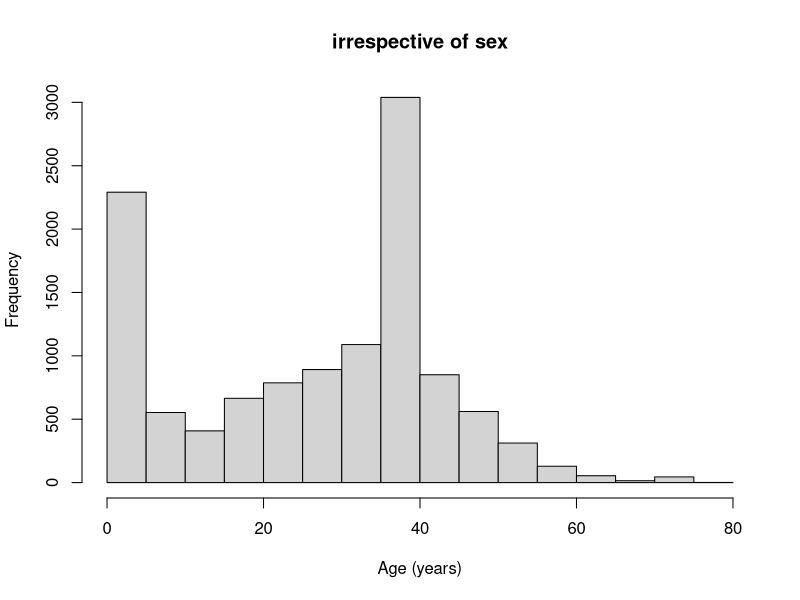
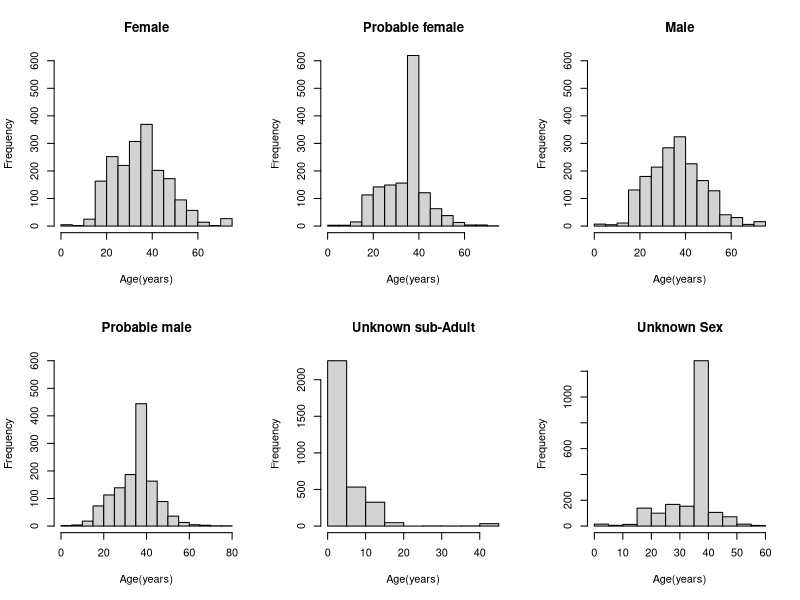
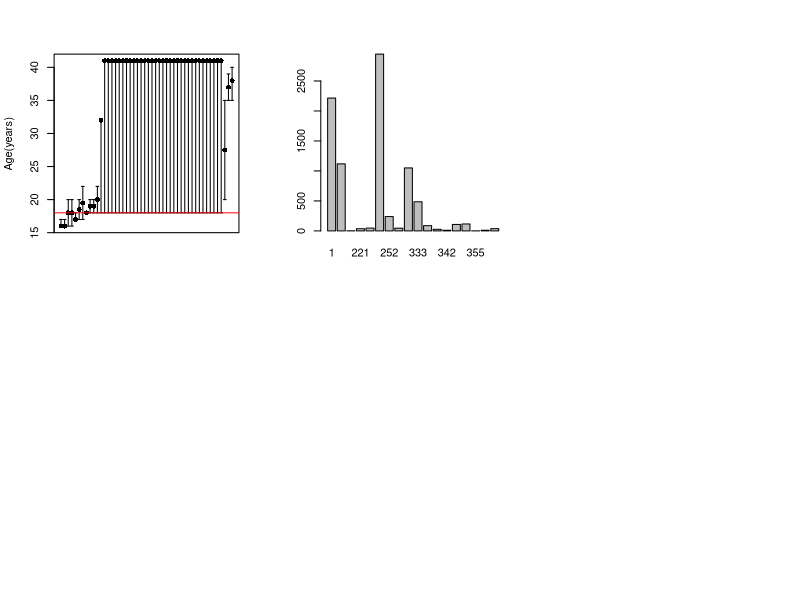
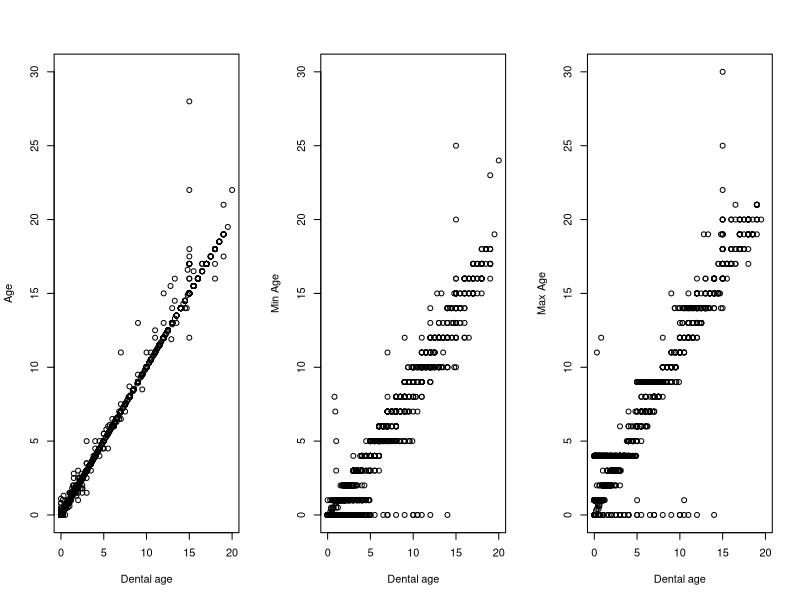
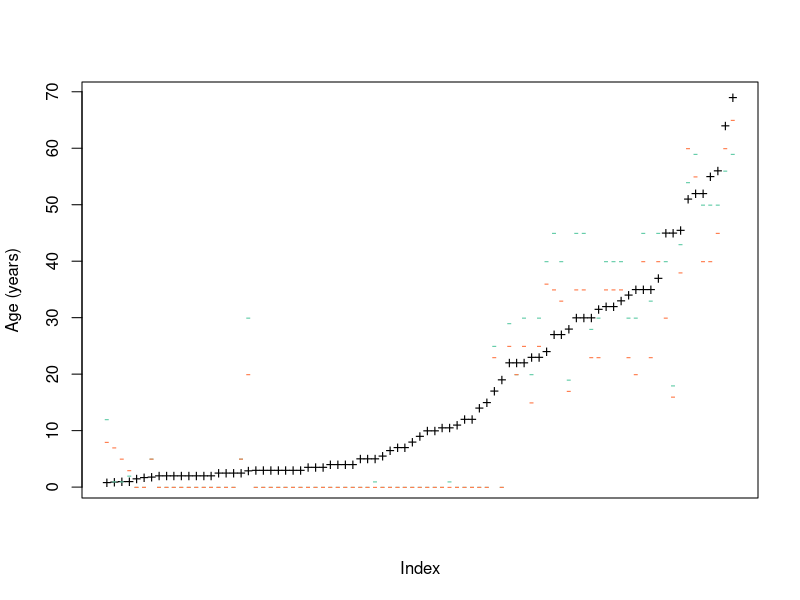
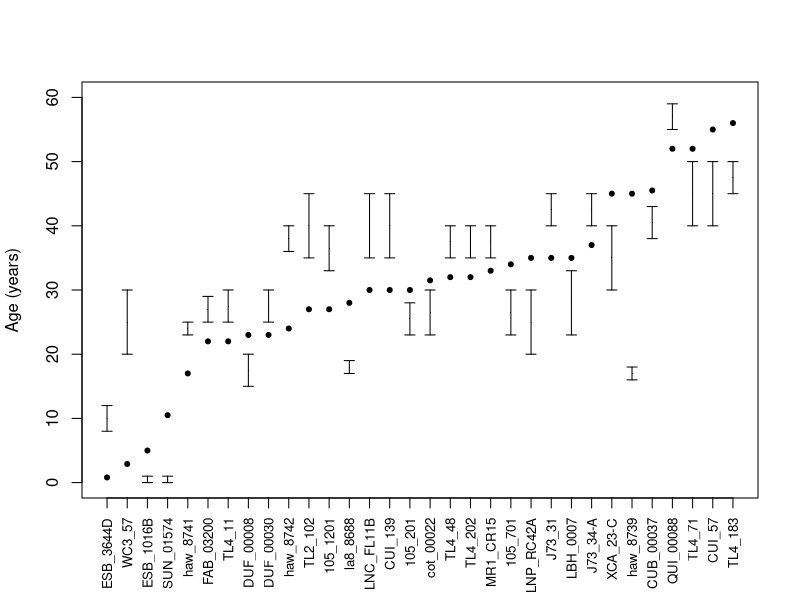
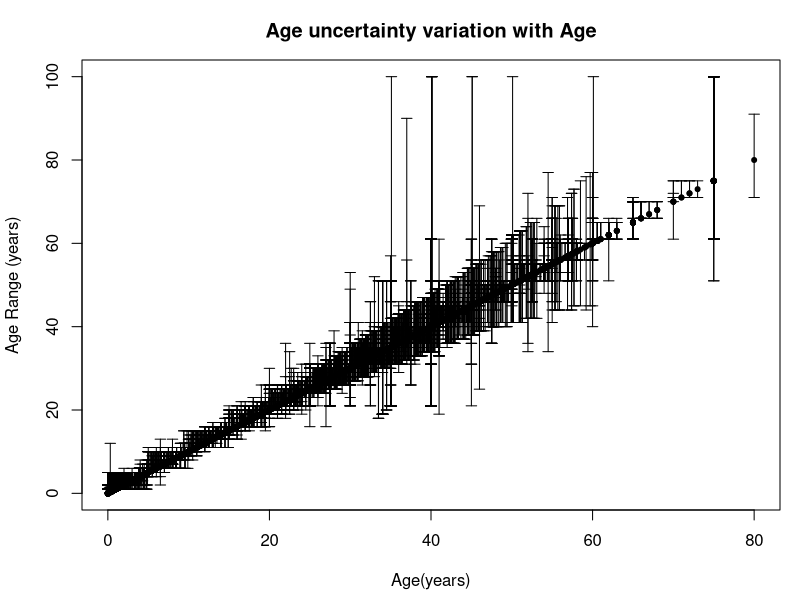
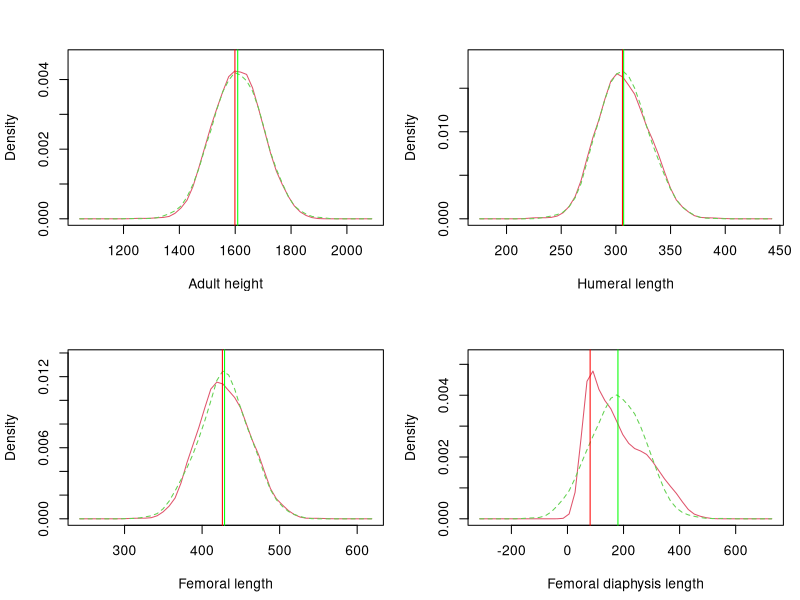

These charts were generated, in order, by the following R code:
## ---- chunk 1
library(knitr)
## ---- chunk 2
cols<-read.table("data/cols.txt",colClasses="character");cols<-as.character(cols[2,])
HIdata<-read.table("data/HIdata.txt",header=TRUE,colClasses=cols)
## ---- chunk 3
hist(HIdata$Age, xlab="Age (years)",main="irrespective of sex")
par(mfrow=c(2,3))
hist(HIdata$Age[HIdata$Sex==1],main="Female",xlab="Age(years)",ylim=c(0,600))
hist(HIdata$Age[HIdata$Sex==2],main="Probable female",xlab="Age(years)",ylim=c(0,600))
hist(HIdata$Age[HIdata$Sex==3],main="Male",xlab="Age(years)",ylim=c(0,600))
hist(HIdata$Age[HIdata$Sex==4],main="Probable male",xlab="Age(years)",ylim=c(0,600))
hist(HIdata$Age[HIdata$Sex==5],main="Unknown sub-Adult",xlab="Age(years)")
hist(HIdata$Age[HIdata$Sex==6],main="Unknown Sex",xlab="Age(years)")
## ---- chunk 4
#select problematic data
Age<-HIdata[,c("Age","MinAge","MaxAge","cID","Sex")]
Age<-Age[Age$Sex=="5",];Age<-Age[!(is.na(Age$Age)),] 
Issue<-Age[Age$Age>15,]

#Look at those with no MinAge
UnknownMin<-Issue[is.na(Issue$MinAge),]
UnknownMin$Age
## ---- chunk 5
#Look at those with ranges where the minimum age is over 15
Issue<-Issue[!(Issue$cID %in% UnknownMin$cID),]
Issue<-Issue[Issue$MinAge>15,];I<-Issue

#create a plot
library(Hmisc)
for (i in 1:length(Issue[,1])){if(is.na(Issue$MaxAge[i])){Issue$MaxAge[i]<-Issue$Age[i]}}
Issue<-Issue[order(Issue$MinAge,Issue$MaxAge),];n<-length(Issue$cID)
errbar(x=1:n, y= Issue$Age, yplus=Issue$MaxAge, yminus=Issue$MinAge,xaxt='n',ylab="Age(years)",xlab="")
abline(h=18, col="red")# red line at 18 years old
## ---- chunk 6
Issue<-I
Not5<-c("301_28001","TL2_208","BU1_5002","SA2_512B",Issue[is.na(Issue$MaxAge),"cID"])
Issues<-data.frame(ID=Not5, issue=rep("Not sex 5"))
## ---- chunk 7
TooYoung<-HIdata[,c("cID","Sex","Age","MinAge","MaxAge")]
TooYoung<-TooYoung[TooYoung$Age<=15,]; TooYoung<-TooYoung[!(is.na(TooYoung$Age)),]
S<-summary(TooYoung$Sex)
S
## ---- chunk 8
TooYoung<-TooYoung[TooYoung$Sex!=5,]
TooYoung<-data.frame(ID=TooYoung$cID, issue=rep("too young to sex"))
Issues<-rbind(Issues,TooYoung)
## ---- chunk 9
plot(HIdata$SOC)
## ---- chunk 10
ID<-HIdata[,c("cID","SOC")];ID<-ID[!(is.na(HIdata$SOC)),];ID<-ID[ID$SOC=="1",]
singledigit<-data.frame(ID=ID$cID,issue=rep("Single digit social code"))
Issues<-rbind(Issues,singledigit)
## ---- chunk 11
par(mfrow=c(1,3))
plot(HIdata$DentalAge, HIdata$Age,
         xlab="Dental age", ylab="Age",ylim=c(0,30))
plot(HIdata$DentalAge, HIdata$MinAge,
    xlab="Dental age", ylab="Min Age",ylim=c(0,30))
plot(HIdata$DentalAge, HIdata$MaxAge,
      xlab="Dental age", ylab="Max Age",ylim=c(0,30))
## ---- chunk 12
Age<-HIdata[,c("cID","Age","MaxAge","MinAge")]
Age$Range<-Age$MaxAge-Age$MinAge
Age<-Age[!(is.na(Age$Range)),]

summary(Age$Range)
## ---- chunk 13
LowMax<-Age[Age$Range<0,]
LowMax<-data.frame(ID=LowMax$cID, issue=rep("MaxAge lower than MinAge"))
Issues<-rbind(Issues,LowMax)
## ---- chunk 14
Age$inrange<-Age$Age<=Age$MaxAge & Age$Age>=Age$MinAge
summary(Age$inrange)
## ---- chunk 15
OutRange<-Age[Age$inrange==FALSE,]; OutRange<-OutRange[!(is.na(OutRange$inrange)),]
## ---- chunk 16
NoAge<-Age[is.na(Age$Age),"cID"]; NoAge<-data.frame(ID=NoAge, issue=rep("Max and Min but no Age"))
Issues<-rbind(Issues,NoAge)
## ---- chunk 17
OutRange$Extended<-OutRange$Age<=(OutRange$MaxAge +1) & OutRange$Age>=(OutRange$MinAge-1)
summary(OutRange$Extended)
## ---- chunk 18
OR<-OutRange[OutRange$Extended==FALSE,]
OR<-OR[order(OR$Age),]
par(mfrow=c(1,1))
plot(OR$Age,ylab="Age (years)",xaxt="n",pch="+")
points(y=OR$MaxAge, x=1:85, pch="-",col="aquamarine3")
points(y=OR$MinAge, x=1:85, pch="-", col="coral")
## ---- chunk 19
Zero<-OR;Zero<-Zero[Zero$MaxAge==0,]
Zero<-data.frame(ID=Zero$cID, issue=rep("Min and Max age should be NA"))
Issues<-rbind(Issues,Zero)

OR<-OR[OR$MaxAge!=0,]
OR<-OR[OR$Range>0,]
## ---- chunk 20

plot(OR$Age, ylab="Age (years)",xlab=NA,xaxt="n",pch=20, ylim=c(0,60))
axis(side=1,at=1:32,labels=OR$cID, las=2,cex.axis=0.8)

OR$mid<-(OR$MaxAge+OR$MinAge)/2
errbar(x=1:32, y= OR$mid, yplus=OR$MaxAge, yminus=OR$MinAge, add=TRUE, pch=".")

## ---- chunk 21
OR<-data.frame(ID=OR$cID, issue=rep("age outside age range"))
Issues<-rbind(Issues,OR)
## ---- chunk 22
Age<-Age[!(is.na(Age$Age)),]; Age<-Age[Age$Range>=0,]
Age$Extended<-Age$Age<=(Age$MaxAge +1) & Age$Age>=(Age$MinAge-1)
Age<-Age[Age$Extended==TRUE,]
Age<-Age[order(Age$Age),]
par(mar=c(4.5,4.1,3,1))
errbar(x=Age$Age,y=Age$Age,yplus=Age$MaxAge+1,yminus=Age$MinAge+1,
       ylab="Age Range (years)",xlab="Age(years)",pch=20)
title(main="Age uncertainty variation with Age")
## ---- chunk 23
NormalDensityComp<-function(x,lab){
  x<-x[!(is.na(x))]
  density<-density(x)
  mean<-mean(x)
  norm<-rnorm(length(x),mean=mean(x),sd=sd(x))
  norm<-data.frame(value=norm,group="Theoretical Normal")
  x<-data.frame(value=x,group=lab)
  x<-rbind(x,norm)
  library(sm)
  sm.density.compare(x$value,x$group,xlab=lab)
  abline(v=mean,col="green")
  abline(v=density$x[which.max(density$y)],col="red")
}
## ---- chunk 24
par(mfrow=c(2,2))
NormalDensityComp(HIdata$HEIGT,"Adult height")
NormalDensityComp(HIdata$HLEN,"Humeral length")
NormalDensityComp(HIdata$FLEN,"Femoral length")
NormalDensityComp(HIdata$FDIAP,"Femoral diaphysis length")

NormalDensityComp(HIdata$FMIDA,"Femur Anterior-posterior diameter")
NormalDensityComp(HIdata$FMIDM,"Femur medio-lateral diameter")
NormalDensityComp(HIdata$HCIR,"Humeral circumference")

## ---- chunk 25
plot(HIdata$FDIAP[!(is.na(HIdata$FDIAP))],HIdata$Age[!(is.na(HIdata$FDIAP))], 
     xlab="FDIAP (mm)",ylab="Age (years)")
## ---- chunk 26
Growth<-HIdata[,c("Age","FDIAP","cID","MinAge")]
Growth<-Growth[!(is.na(Growth$FDIAP)),]
Growth<-Growth[!(is.na(Growth$Age)),]

par(mfrow=c(2,1))
plot(Growth$Age,Growth$FDIAP,
     xlab="age(years)", ylab="Femur diaphysis length(mm)",main="Age and diaphyseal length (with outliers)")
abline(v=20, lty=2, col=34)

Issue<-Growth[Growth$Age>20,]
Exclude<-Issue[,"cID"]

plot(Growth$Age[!(Growth$cID %in% Exclude)],Growth$FDIAP[!(Growth$cID %in% Exclude)],
     xlab="Age (years)",ylab="Femur diaphysis length (mm)",main="Age and diaphyseal length (excluding outliers)")
lines(lowess(Growth$Age,Growth$FDIAP), col="blue")

Exclude<-data.frame(ID=Exclude, issue=rep("Non Juvenile femoral diaphysis", length(Exclude)))
Issues<-rbind(Issues,Exclude)
## ---- chunk 27
plot(jitter(HIdata$FMIDA),jitter(HIdata$FMIDM),
     xlab="Anterior-Posterior",ylab="Medio-Lateral",main="Femoral diameter (mm)"
     ,pch=20)
abline(lm(HIdata$FMIDM~HIdata$FMIDA), col=10)# simple linear model
## ---- chunk 28
summary(lm(HIdata$FMIDM~HIdata$FMIDA))
## ---- chunk 29
plot(HIdata$FMIDA,HIdata$FLEN, 
     xlab="midshaft diameter(mm)",ylab="Length (mm)",main="Comparison of femoral measurement",col="red")
points(HIdata$FMIDM, HIdata$FLEN, col="cadetblue")
abline(lm(HIdata$FLEN~HIdata$FMIDA),col="red")
abline(lm(HIdata$FLEN~HIdata$FMIDM),col="cadetblue")
legend("topleft",c("Anterior-posterior diameter","Medio-lateral diameter"),
       fill=c("red","cadetblue"))
## ---- chunk 30
x<-data.frame(model=c("Anterior-posterior","Medio-lateral","Combined"),
              interceptP=NA,slopeP=NA, AdjustedR2=NA)

#Model 1: Femur length against Anterior-Posterior diameter 
A<-summary(lm(HIdata$FLEN~HIdata$FMIDA))
x[1,c("interceptP","slopeP")]<-signif(A[4][[1]][,4],3)
x[1,"AdjustedR2"]<-signif(A[9][[1]],3)

#Model 2: Femur length against Medio-Lateral diamter
M<-summary(lm(HIdata$FLEN~HIdata$FMIDM))
x[2,c("interceptP","slopeP")]<-signif(M[4][[1]][,4],3)
x[2,"AdjustedR2"]<-signif(M[9][[1]],3)

#Model 3: Femur length against the combination of both Diameters
C<-summary(lm(HIdata$FLEN~HIdata$FMIDM+HIdata$FMIDA))
x[3,c("interceptP")]<-signif(C[4][[1]][1,4],3)
x[3,c("slopeP")]<-paste("FMIDM:",signif(C[4][[1]][2,4],3)," FMIDA:",signif(C[4][[1]][2,4],3))
x[3,"AdjustedR2"]<-signif(C[9][[1]],3)

x$interceptP<-as.character(x$interceptP)
kable(x,row.names = NA)
## ---- chunk 31
ARes<-lm(HIdata$FLEN~HIdata$FMIDA)$residuals
MRes<-lm(HIdata$FLEN~HIdata$FMIDM)$residuals
CRes<-lm(HIdata$FLEN~HIdata$FMIDM+HIdata$FMIDA)$residuals

par(mfrow=c(1,3))
plot(density(ARes), main="FLEN~FMIDA")
plot(density(MRes), main="FLEN~FMIDM")
plot(density(CRes), main="FLEN~FMIDM+FMIDA")
## ---- chunk 32
plot(HIdata$HLEN,HIdata$HCIR,
     xlab="Length(mm)",ylab="Circumference (mm)", main=" comparison of humeral measurements")
abline(lm(HIdata$HCIR~HIdata$HLEN))
ARS<-summary(lm(HIdata$HCIR~HIdata$HLEN))$adj.r.squared
text(250,85,paste("adj.r.squared:",signif(ARS,3)))
## ---- chunk 33
plot(jitter(HIdata$HCIR),jitter(HIdata$FMIDA),col="blue",
     xlab="femur diameter(mm)",ylab="Humeral circumference (mm)",ylim=c(15,45))
abline(lm(HIdata$FMIDA~HIdata$HCIR),col="blue")
points(jitter(HIdata$HCIR),jitter(HIdata$FMIDM),col="dark green")
abline(lm(HIdata$FMIDM~HIdata$HCIR),col="dark green")
legend("topleft",c("Anterior-posterior diameter","Medio-lateral diameter"),
       fill=c("blue","dark green"))
## ---- chunk 34
Teeth<-HIdata[,c("cID","SUMTET","SUMPRE","SUMCAV","SUMSOK","SUMABS","Age")]
par(mfrow=c(2,3))
hist(Teeth$SUMTET,main="Total teeth",prob=TRUE)
hist(Teeth$SUMPRE,main="Lost premortem",prob=TRUE)
hist(Teeth$SUMCAV,main="number of cavities",prob=TRUE)
hist(Teeth$SUMSOK,main="number of sockets",prob=TRUE)
hist(Teeth$SUMABS, main="number of abscesses",prob=TRUE)
## ---- chunk 35
kable(summary(Teeth[2:7]))
## ---- chunk 36
TooMany<-Teeth[Teeth$SUMTET>32,]
TooMany<-TooMany[!(is.na(TooMany$SUMTET)),]
kable(TooMany)
## ---- chunk 37
TooMany<-data.frame(ID=TooMany$cID, issue=rep("Too many teeth"))
Issues<-rbind(Issues,TooMany)
## ---- chunk 38
NoTeeth<-Teeth[Teeth$SUMTET==0,]
kable(summary(NoTeeth[3:7]))
## ---- chunk 39
NoTeeth<-NoTeeth[!(is.na(NoTeeth$SUMCAV)),]
NoTeeth<-NoTeeth[NoTeeth$SUMCAV>0,]
## ---- chunk 40
NoTeeth$Present<-32-NoTeeth$SUMPRE
kable(NoTeeth[NoTeeth$Present<=0,])

NoCavities<-data.frame(ID=NoTeeth$cID[NoTeeth$Present<=0],issue="Erroneous Cavities")
Issues<-rbind(Issues,NoCavities)

NoTeeth<-NoTeeth[!(NoTeeth$Present<=0),] 
NoTeeth<-data.frame(ID=NoTeeth$cID,issue="Cavities but no teeth")
Issues<-rbind(Issues,NoTeeth)
## ---- chunk 41
#remove unrecorded fields
Known<-Teeth
Known$SUMTET[is.na(Known$SUMTET)]<-0;Known<-Known[(Known$SUMTET>0),]
AllLost<-Teeth;AllLost<-AllLost[!(is.na(AllLost$SUMPRE)),]
AllLost<-AllLost[(AllLost$SUMPRE==32),]
Known<-rbind(Known,AllLost);Known<-Known[Known$SUMTET<=32,]

plot(jitter(Known$SUMTET),jitter(Known$SUMPRE),xlab="teeth present",ylab="Teeth lost",col="grey")
abline(lm(Known$SUMPRE~Known$SUMTET),col="blue")
lines(Known$SUMTET,32-Known$SUMTET)
legend("top",c("Simple linear model","32-SUMTET"),
       fill=c("blue","black"))

## ---- chunk 42
Known$SUMPRE[is.na(Known$SUMPRE)]<-0
Known$total<-Known$SUMTET+Known$SUMPRE
summary(Known$total)
TooMany<-Known[!(is.na(Known$total)),]
TooMany<-TooMany[TooMany$total>32,]
kable(TooMany)
## ---- chunk 43
Miscount<-TooMany[TooMany$total<35,]
TooMany<-TooMany[TooMany$total>35,]
TooMany<-data.frame(ID=TooMany$cID, issue=rep("SUMTET+SUMPRE >32"))
Miscount<-data.frame(ID=Miscount$cID,issue=rep("SUMPRE miscounted"))
Issues<-rbind(Issues,TooMany,Miscount)

Known<-Known[Known$total<=32,]
## ---- chunk 44
Known$SUMPOS<-32-Known$total# postmortem loss
Known$Missing<-32-Known$SUMTET# total missing
Known$Age<-round(Known$Age)

library(plyr)
Missing<-ddply(Known,"Age",summarise,max=max(Missing),min=min(Missing),mean=mean(Missing))
errbar(x=Missing$Age, y= Missing$mean, yplus=Missing$max, yminus=Missing$min, 
       xlab="Age",ylab="Missing teeth")
title(main="Total missing teeth")


SUMPRE<-ddply(Known,"Age",summarise,max=max(SUMPRE),min=min(SUMPRE),mean=mean(SUMPRE))
errbar(x=SUMPRE$Age, y= SUMPRE$mean, yplus=SUMPRE$max, yminus=SUMPRE$min, 
       xlab="Age",ylab="Missing teeth")
title(main="Ante-mortem tooth loss")


SUMPOS<-ddply(Known,"Age",summarise,max=max(SUMPOS),min=min(SUMPOS),mean=mean(SUMPOS))
errbar(x=SUMPOS$Age, y= SUMPOS$mean, yplus=SUMPOS$max, yminus=SUMPOS$min, 
       xlab="Age",ylab="Missing teeth")
title(main="Post-mortem tooth loss")
## ---- chunk 45
Abcess<-Teeth[,c("cID","SUMSOK","SUMABS","Age")]
Abcess$SUMSOK[is.na(Abcess$SUMSOK)]<-0
Abcess$SUMABS[is.na(Abcess$SUMABS)]<-0
## ---- chunk 46
NoSocket<-Abcess[Abcess$SUMSOK==0,]
NoSocket<-NoSocket[NoSocket$SUMABS>0,]
## ---- chunk 47
NoSocket<-Teeth[Teeth$cID %in% NoSocket$cID,]

NOrecord<-NoSocket[is.na(NoSocket$SUMPRE),]
ApproxSOK<-NoSocket[!(NoSocket$cID %in% NOrecord$cID),]

NOrecord<-data.frame(ID=NOrecord$cID,issue=rep("Abscesses should be NA"))
ApproxSOK<-data.frame(ID=ApproxSOK$cID, issue=rep("No sockets but Abscesses"))
Issues<-rbind(Issues,NOrecord,ApproxSOK)
## ---- chunk 48
TooManyS<-Abcess[Abcess$SUMSOK>32,]

kable(TooManyS)
## ---- chunk 49
TooManyS<-data.frame(ID=TooManyS$cID,issue=rep("33 sockets"))
Issues<-rbind(Issues,TooManyS)
## ---- chunk 50
Sockets<-Abcess[Abcess$SUMSOK>0,]
Sockets<-Sockets[Sockets$SUMSOK<=32,]
Sockets$Age<-round(Sockets$Age)

s<-ddply(Sockets,"Age",summarise,max=max(SUMABS),min=min(SUMABS),mean=mean(SUMABS))

errbar(x=s$Age, y= s$mean, yplus=s$max, yminus=s$min, 
       xlab="Age",ylab="Number of Abcesses")
## ---- chunk 51
Trauma<-HIdata[,c("cID","TRARM","TRLEG","TRNAS","TRFAC","TRSKUL","TRHAN","TRWEAP")]
kable(summary(Trauma[,-1]))
## ---- chunk 52
Ttrauma<-function(x){
  #this is a function to calculate total trauma given a database with trauma values
  #it output the enter dataframe with an additional column (total)
  #in which 0= all unobservable, 1= no trauma present, >1= total of present scored trauma
 
  Variables<-c("TRARM","TRLEG","TRNAS","TRFAC","TRSKUL","TRHAN","TRWEAP")
  x$Total<-NA # blank column to fill
  
  for (a in 1:length(x[,1])){# loops through all records
    sum<-sum(x[a,Variables])
    if(is.na(sum)){sum<-0}
    Adj<-0 #blank adjustment
    for (b in 1:7){
      if(!(is.na(x[a,Variables[b]]))){
        if (x[a,Variables[b]]==1){Adj<-Adj+1}}
    }
    if (Adj==0|sum==1){x$Total[a]<-sum
    }else{
      if((sum-Adj)==0){x$Total[a]<-1
      }else{x$Total[a]<-sum-Adj}}
  }
  x  
}

Fact2Num<- function(x){
  # function from HIBasicClean.R
  a<-as.character(x)
  a<-as.numeric(a)
  a
}
## ---- chunk 53
Trauma[,2:8]<-apply(Trauma[,2:8],2,FUN=Fact2Num)
Trauma<-Ttrauma(Trauma)
Recorded<-Trauma[Trauma$Total>0,]
hist(Recorded$Total, xlim=c(1,16),breaks=17,prob=TRUE)
## ---- chunk 54
Recorded$Total<-as.factor(Recorded$Total)
kable(t(summary(Recorded$Total)))

## ---- chunk 55
kable(Recorded[Recorded$Total %in% 10:20,])
## ---- chunk 56
DJD<-HIdata[,c("cID","DJSH","DJHK","DJCER","DJTHO","DJLUM","DJTMJ","DJWR","DJHAN","Age")]
kable(summary(DJD[,-1]))
## ---- chunk 57
Aged<-DJD[!(is.na(DJD$Age)),]
par(mfrow=c(2,2))
plot(Aged$DJSH,Aged$Age,xlab="DJD in the shoulder and Elbow", ylab="Age(years)")
plot(Aged$DJHK,Aged$Age,xlab="DJD in the Hip and knee", ylab="Age(years)")
plot(Aged$DJHAN,Aged$Age,xlab="DJD in the hand", ylab="Age(years)")
plot(Aged$DJWR,Aged$Age,xlab="DJD in Wrist", ylab="Age(years)")

## ---- chunk 58
par(mfrow=c(1,3))
plot(Aged$DJCER,Aged$Age,xlab="DJD in the Cervical Vertebra", ylab="Age(years)")
plot(Aged$DJTHO,Aged$Age,xlab="DJD in the Thoracic Vertebra", ylab="Age(years)")
plot(Aged$DJLUM,Aged$Age,xlab="DJD in the Lumbar Vertebra", ylab="Age(years)")
## ---- chunk 59
par(mfrow=c(1,1))
plot(Aged$DJTMJ,Aged$Age,xlab="DJD in the tempromandibular joint", ylab="Age(years)")
## ---- chunk 60
LEH<-HIdata[,c("cID","LDI","LDC","LPI","LPC","Age")]
kable(summary(LEH[,-1]))
## ---- chunk 61
Decidous<-LEH[,c("cID","LDI","LDC","Age")]
Decidous<-Decidous[!(is.na(Decidous$LDI)),];Decidous<-Decidous[!(is.na(Decidous$LDC)),]
Decidous<-Decidous[!(is.na(Decidous$Age)),]

par(mfrow=c(1,2))
plot(as.factor(as.character(Decidous$LDI[Decidous$LDI!=0])),Decidous$Age[Decidous$LDI!=0],
     xlab="Hypoplasia on decidous incisors",ylab="Age")
plot(as.factor(as.character(Decidous$LDC[Decidous$LDC!=0])),Decidous$Age[Decidous$LDC!=0],
     xlab="Hypoplasia on decidous canines",ylab="Age")
## ---- chunk 62
Issue<-Decidous[Decidous$LDC!=0,]; Issue<-Issue[Issue$Age>18,]
summary(Issue)[,4]
## ---- chunk 63
Issue<-data.frame(ID=Issue$cID, issue=rep("Non-juvenile deciduous teeth"))
Issues<-rbind(Issues,Issue)
## ---- chunk 64
Permanant<-LEH[,c("cID","LPI","LPC","Age")]
Permanant<-Permanant[!(is.na(Permanant$LPI)),];Permanant<-Permanant[!(is.na(Permanant$LPC)),]
Permanant<-Permanant[!(is.na(Permanant$Age)),]

par(mfrow=c(1,2))
plot(as.factor(as.character(Permanant$LPI[Permanant$LPI!=0])),Permanant$Age[Permanant$LPI!=0],
     xlab="Hypoplasia on Permanant incisors",ylab="Age")

plot(as.factor(as.character(Permanant$LPC[Permanant$LPC!=0])),Permanant$Age[Permanant$LPC!=0],
     xlab="Hypoplasia on Permanant Canines",ylab="Age")
## ---- chunk 65
Infection<-HIdata[,c("cID","TIBINF","SKELINF")]
kable(summary(Infection[,-1]))
## ---- chunk 66
I<-Infection[Infection$TIBINF!=0,]; I$TIBINF<-factor(I$TIBINF)
par(mfrow=c(1,3))
plot(I$TIBINF[I$SKELINF==0],main="No other infection", xlab="Tibial score")
plot(I$TIBINF[I$SKELINF==1],main="Periosteal reaction
on any other bone(s)", xlab="Tibial score")
plot(I$TIBINF[I$SKELINF==2],main="Systemic infection", xlab="Tibial score")

## ---- chunk 67
Anemia<-HIdata[,c("cID","CROB","PORHY")]
kable(summary(Anemia[,-1]))
## ---- chunk 68
par(mfrow=c(2,3))
plot(Anemia$CROB[Anemia$PORHY==1], xlab="Cribra Orbitalia score",ylab="Frequency",
     main="Porotic Hyperostosis 
     Absent")
plot(Anemia$CROB[Anemia$PORHY==2], xlab="Cribra Orbitalia score",ylab="Frequency",
     main="Porotic Hyperostosis 
     Presence")
plot(Anemia$CROB[Anemia$PORHY==3], xlab="Cribra Orbitalia score",ylab="Frequency",
     main="Gross Porotic lesions")
plot(Anemia$PORHY[Anemia$CROB==1], xlab="Porotic Hyperostosis score",ylab="Frequency",
     main="Cribra Orbitalia Absent")
plot(Anemia$PORHY[Anemia$CROB==2], xlab="Porotic Hyperostosis score",ylab="Frequency",
     main="Cribra Orbitalia Present")
plot(Anemia$PORHY[Anemia$CROB==3], xlab="Porotic Hyperostosis score",ylab="Frequency",
     main="Gross cribra lesions")
## ---- chunk 69
kable(t(summary(HIdata$AUDEX)))
## ---- chunk 70
Exostosis<-HIdata[HIdata$AUDEX==2,]; Exostosis<-Exostosis[!(is.na(Exostosis$AUDEX)),]
kable(summary(Exostosis[,c("Sex","Age","Ancestry","SOC")]))
## ---- chunk 71
hist(Exostosis$Age, xlab="Age (years)",main="Age distrubution of individuals with auditory exostosis")
## ---- chunk 72
Exostosis$Site<-factor(Exostosis$Site)
summary(Exostosis$Site)
## ---- chunk 73
summary(Issues$issue)
write.table(Issues,"data/Issues.txt",row.names=FALSE)
